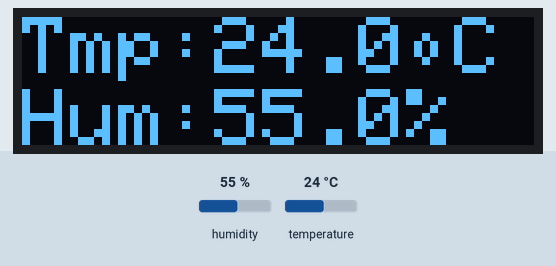
Recording of a sketch running on a simulated ESP8266 (NodeMCU). Shown: 128×32 one-colour display. Inputs (shaded band) come from the test bench; at power-on: humidity 55 %, temperature 24 °C. WiFi joins after 1.5 s; servers stay silent unless stated; the display library's start-up logo is not drawn; what the sketch prints to the serial monitor is not drawn.

Above: at 8.6 s.
8.7 s: humidity set to 22 %
At 17.4 s:
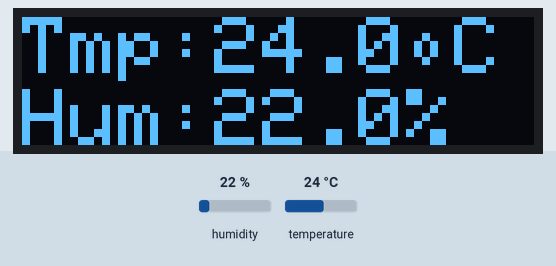
18.4 s: temperature set to 12 °C
At 24.4 s:
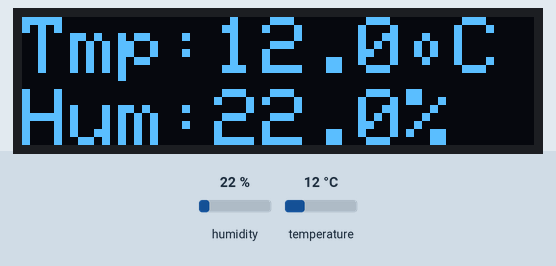
28.1 s: humidity set to 40 %
At 32.6 s:
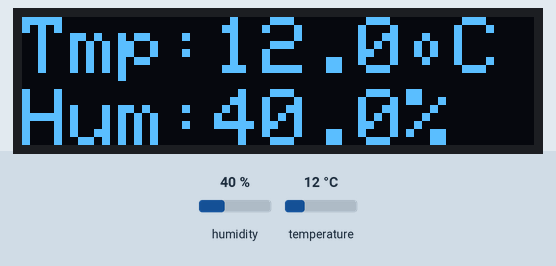
37.8 s: temperature set to 19 °C
At 40.9 s:
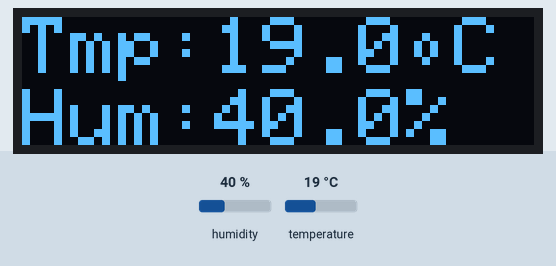
Timing chart, 0 to 42.4 s (numbered marks = the images above; inputs shaded):
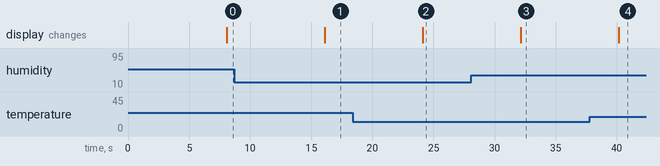

Measured:
- after the input at 8.7 s, the display: changes after 7.4 s (image 1)
- after the input at 18.4 s, the display: changes after 5.7 s (image 2)
- after the input at 28.1 s, the display: changes after 4.0 s (image 3)
- after the input at 37.8 s, the display: changes after 2.4 s (image 4)

The sketch:

DTH_SERVERcode.ino
```cpp
// Example testing sketch for various DHT humidity/temperature sensors
// Written by ladyada, public domain

#include <Wire.h>
#include <SPI.h>
#include <Adafruit_GFX.h>
#include <Adafruit_SSD1306.h>
#include <Wire.h>
#include <ESP8266WiFi.h>;
#include <WiFiClient.h>;
#include <ThingSpeak.h>;
#include "DHT.h"
#define SCREEN_WIDTH 128 // OLED display width, in pixels
#define SCREEN_HEIGHT 64 // OLED display height, in pixels
#define DHTPIN D6     // what pin we're connected to
Adafruit_SSD1306 display = Adafruit_SSD1306(128, 32, &Wire);
const char* ssid = "JioFiber-6HPFC"; //Your Network SSID
const char* password = "jionet123"; //Your Network Password
WiFiClient client;
unsigned long myChannelNumber = 1411111; //Your Channel Number (Without Brackets)
const char * myWriteAPIKey = "R49YBNJI41BMLRK7"; //Your Write API Key
#define DHTTYPE DHT22   // DHT 22  (AM2302)
DHT dht(DHTPIN, DHTTYPE);
void setup() {
  Serial.begin(9600);
 // Serial.println("DHTxx test!");
  dht.begin();
 WiFi.begin(ssid, password);
 ThingSpeak.begin(client);
 display.begin(SSD1306_SWITCHCAPVCC, 0x3C);  // initialize with the I2C addr 0x3D (for the 128x64)
  display.display(); // show splashscreen
  delay(2000);
  display.clearDisplay();   // clears the screen and buffer
}

void loop() {
  // Wait a few seconds between measurements.
  delay(5000);
// display.clearDisplay();
  // Reading temperature or humidity takes about 250 milliseconds!
  // Sensor readings may also be up to 2 seconds 'old' (its a very slow sensor)
  float h = dht.readHumidity();
  // Read temperature as Celsius
  float t = dht.readTemperature();
  // Read temperature as Fahrenheit
  float f = dht.readTemperature(true);
   float hi = dht.computeHeatIndex(f, h);
  // Check if any reads failed and exit early (to try again).
  if (isnan(h) || isnan(t) || isnan(f)) {
    Serial.println("Failed to read from DHT sensor!");
    return;
  }

  // Compute heat index
  // Must send in temp in Fahrenheit!


  Serial.print("Humidity: ");
  Serial.print(h);
  Serial.print(" %\t");
  Serial.print("Temperature: ");
  Serial.print(t);
  Serial.print(" *C ");
  Serial.print(f);
  Serial.print(" *F\t");
  Serial.print("Heat index: ");
  Serial.print(hi);
  Serial.println(" *F");
ThingSpeak.writeField(myChannelNumber, 1, t, myWriteAPIKey); //Update in ThingSpeak
delay (200);
ThingSpeak.writeField(myChannelNumber, 2, h, myWriteAPIKey); //Update in ThingSpeak
delay (200);
char temp_buff[5]; char hum_buff[5]; char P_buff[15]= "%" ; char C_buff[15]= "C";
    char temp_disp_buff[11] = "Tmp:";
    char hum_disp_buff[11] = "Hum:";

    dtostrf(t,2,1,temp_buff);
    strcat(temp_disp_buff,temp_buff);
    dtostrf(h,2,1,hum_buff);
    strcat(hum_disp_buff,hum_buff);

    // routine for displaying text for temp/hum readout
    display.clearDisplay();
    display.setTextSize(2);
    display.setTextColor(WHITE);
    display.setCursor(0,0);
    display.print(temp_disp_buff);
    display.print("\tC");
    display.setTextSize(2);
//    display.setTextColor(WHITE);
    display.setCursor(0,18);
    display.print(hum_disp_buff);
    display.print("%");
    display.display();
    delay(2000);
}
```
